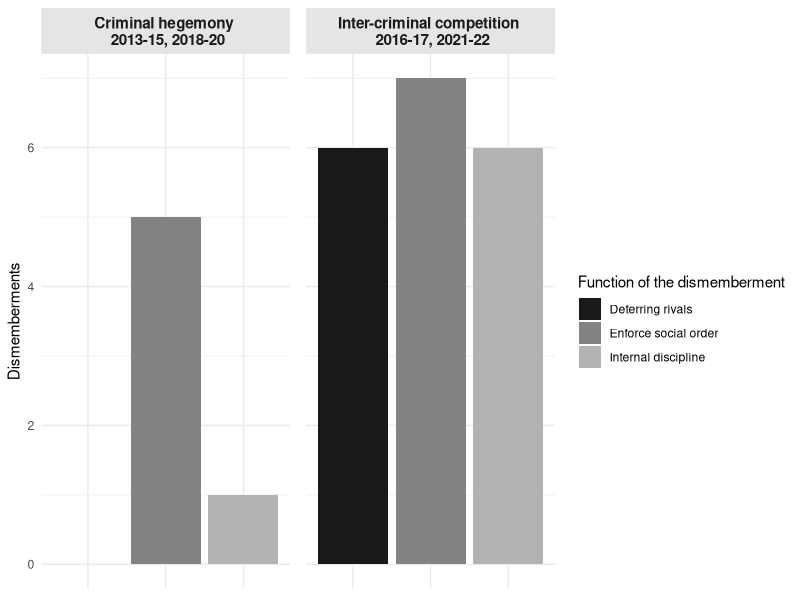
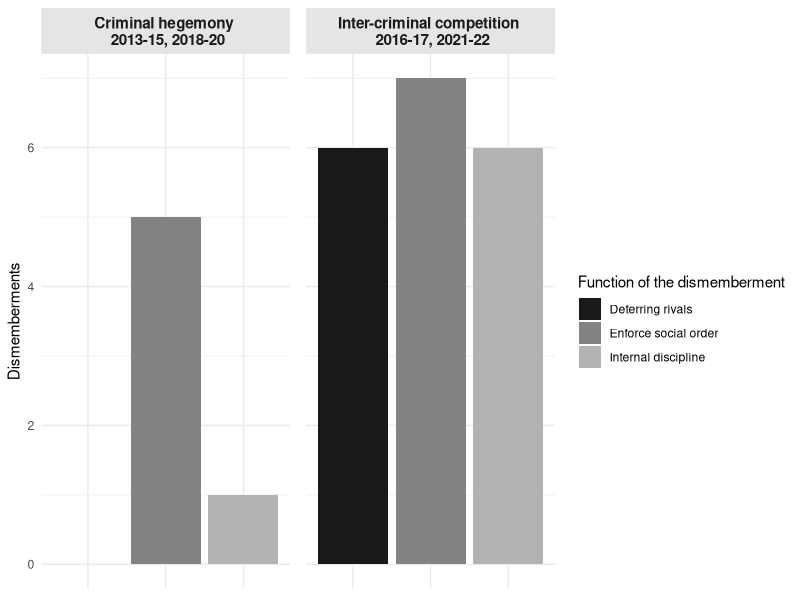

Write R code to recreate these figures, in order. (Note: this script raises an error after producing the figures.)
## ---- chunk 1
knitr::opts_chunk$set(echo = TRUE)
library(tidyverse)
## ---- chunk 2
dismemberments <- read_csv("./Dismemberments_Barranquilla.csv")
## ---- chunk 3
#Add an indicator of competition or not
dismemberments <- dismemberments |> 
  mutate(competition = if_else(
    year == 2013 | year == 2016 | year == 2017 |
      year == 2021 | year == 2022, 1, 0
   )) |> 
  relocate(competition, .after = year)

dismemberments <- dismemberments |> 
  rename(function_dis = `function`) |> 
  mutate(function_dis = if_else(
    function_dis == "External", "Deterring rivals", function_dis
  ))
## ---- chunk 4
graph1_black_ <- ggplot(dismemberments, aes(x = function_dis, fill = function_dis)) +
  geom_bar(stat = "count") +
  labs(x = NULL, 
       y = "Dismemberments",
       fill = "Function of the dismemberment") +
  theme_minimal() +
  theme(
    axis.text.x = element_blank(),
    axis.title.x = element_blank(),
    strip.background = element_rect(fill = "gray90", color = NA),
    strip.text = element_text(face = "bold", size = 11, margin = margin(t = 5, b = 5)),
    panel.spacing = unit(0.8, "lines")
  ) +
  scale_fill_grey(start = 0.1, end = 0.7) +
  facet_wrap(~competition, 
             labeller = as_labeller(c(`0` = "Criminal hegemony \n 2013-15, 2018-20",
                                      `1` = "Inter-criminal competition \n 2016-17, 2021-22")))

ggsave("dismemberment_graph_greys.pdf", plot = last_plot(), width = 7, height = 5)
ggsave("dismemberment_graph_greys.png", plot = last_plot(), width = 7, height = 5, dpi = 600)

## ---- chunk 5
graph1_colors <- ggplot(dismemberments, aes(x = `function`, fill = `function`)) +
  geom_bar(stat = "count") +
  labs(x = NULL, 
       y = "Number of Dismemberments",
       fill = "Function of the Dismemberment") +
  theme_minimal() +
  theme(
    axis.text.x = element_blank(),
    axis.title.x = element_blank(),
    strip.background = element_rect(fill = "gray90", color = NA),
    strip.text = element_text(face = "bold", size = 11, margin = margin(t = 5, b = 5)),
    panel.spacing = unit(0.8, "lines")
  ) +
    scale_fill_brewer(palette = "Greens") +
  facet_wrap(~competition, 
             labeller = as_labeller(c(`0` = "Criminal hegemony \n 2013-2015, 2018-2020",
                                      `1` = "Inter-criminal competition \n 2016-2017, 2021-2022")))

ggsave("dismemberment_graph_colors.pdf", plot = last_plot(), width = 7, height = 5)
ggsave("dismemberment_graph_colors.png", plot = last_plot(), width = 7, height = 5, dpi = 600)
